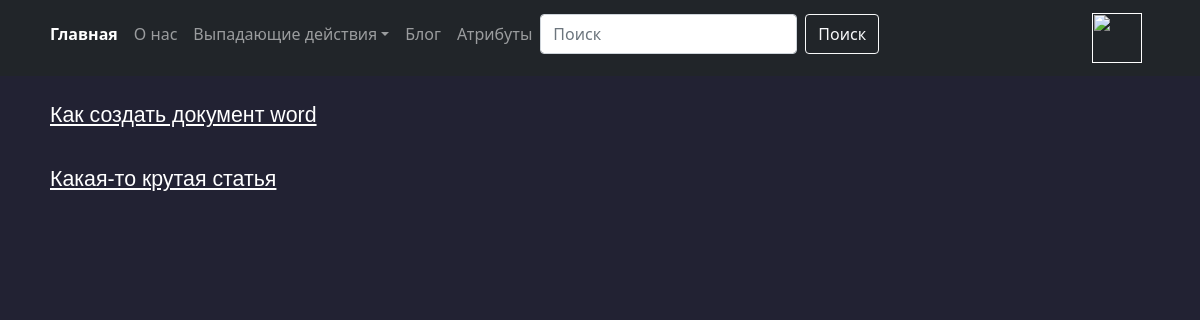
/artivles/, run on the app's committed database.
### artivles/models.py (models this page shows, shortened)
class Article(models.Model):
	article_title = models.CharField('название статьи', max_length = 200)
	article_text = models.TextField('текст статьи')
	pup_date = models.DateTimeField('дата публикации')
	class Meta:
		verbose_name = 'Статья'
		verbose_name_plural = 'Статьи'

### artivles/views.py (the view)
# urls.py: path('', views.index, name = 'index'),
def index(request):
	lasted_articles_list = Article.objects.order_by('-pup_date')[:5]
	return render(request, 'artivles/list.html',{'lasted_articles_list': lasted_articles_list})

### artivles/templates/artivles/list.html (shortened to what this page needs)
{% extends 'base.html' %}
{% block content %}
	{% if lasted_articles_list %}
		{% for a in lasted_articles_list %}
			<a href="{% url 'artivles:detail' a.id %}">{{a.article_title}}</a><br><br>
		{% endfor %}
	{% else %}
		Статьи не найдены :-(
	{% endif %}
{% endblock %}

### artivles/templates/base.html (style rules this page uses)
body { background: #223 }
a { color: white }

### data on the page
Article: article_title "Как создать документ word"
Article: article_title "Какая-то крутая статья"
